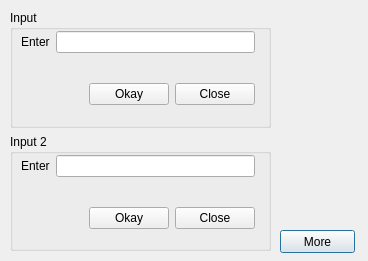
<?xml version="1.0" encoding="UTF-8"?>
<ui version="4.0">
 <class>Dialog</class>
 <widget class="QDialog" name="Dialog">
  <property name="geometry">
   <rect>
    <x>0</x>
    <y>0</y>
    <width>368</width>
    <height>261</height>
   </rect>
  </property>
  <property name="sizePolicy">
   <sizepolicy hsizetype="Preferred" vsizetype="Preferred">
    <horstretch>0</horstretch>
    <verstretch>0</verstretch>
   </sizepolicy>
  </property>
  <property name="windowTitle">
   <string>Window</string>
  </property>
  <widget class="QPushButton" name="pushButton">
   <property name="geometry">
    <rect>
     <x>280</x>
     <y>230</y>
     <width>75</width>
     <height>23</height>
    </rect>
   </property>
   <property name="text">
    <string>More</string>
   </property>
  </widget>
  <widget class="QWidget" name="">
   <property name="geometry">
    <rect>
     <x>10</x>
     <y>10</y>
     <width>261</width>
     <height>241</height>
    </rect>
   </property>
   <layout class="QVBoxLayout" name="verticalLayout_3">
    <item>
     <widget class="QGroupBox" name="groupBox">
      <property name="title">
       <string>Input</string>
      </property>
      <widget class="QWidget" name="">
       <property name="geometry">
        <rect>
         <x>11</x>
         <y>21</y>
         <width>234</width>
         <height>74</height>
        </rect>
       </property>
       <layout class="QVBoxLayout" name="verticalLayout">
        <item>
         <layout class="QHBoxLayout" name="horizontalLayout">
          <item>
           <widget class="QLabel" name="labelInputText">
            <property name="text">
             <string>Enter</string>
            </property>
           </widget>
          </item>
          <item>
           <widget class="QLineEdit" name="lineEditInput"/>
          </item>
         </layout>
        </item>
        <item>
         <spacer name="verticalSpacer">
          <property name="orientation">
           <enum>Qt::Vertical</enum>
          </property>
          <property name="sizeHint" stdset="0">
           <size>
            <width>20</width>
            <height>13</height>
           </size>
          </property>
         </spacer>
        </item>
        <item>
         <layout class="QHBoxLayout" name="horizontalLayout_2">
          <item>
           <spacer name="horizontalSpacer">
            <property name="orientation">
             <enum>Qt::Horizontal</enum>
            </property>
            <property name="sizeHint" stdset="0">
             <size>
              <width>68</width>
              <height>20</height>
             </size>
            </property>
           </spacer>
          </item>
          <item>
           <widget class="QPushButton" name="pushButtonOkay">
            <property name="text">
             <string>Okay</string>
            </property>
           </widget>
          </item>
          <item>
           <widget class="QPushButton" name="pushButtonClose">
            <property name="text">
             <string>Close</string>
            </property>
           </widget>
          </item>
         </layout>
        </item>
       </layout>
      </widget>
     </widget>
    </item>
    <item>
     <widget class="QGroupBox" name="groupBox_2">
      <property name="title">
       <string>Input 2</string>
      </property>
      <widget class="QWidget" name="layoutWidget">
       <property name="geometry">
        <rect>
         <x>11</x>
         <y>21</y>
         <width>234</width>
         <height>74</height>
        </rect>
       </property>
       <layout class="QVBoxLayout" name="verticalLayout_2">
        <item>
         <layout class="QHBoxLayout" name="horizontalLayout_3">
          <item>
           <widget class="QLabel" name="labelInputText_2">
            <property name="text">
             <string>Enter</string>
            </property>
           </widget>
          </item>
          <item>
           <widget class="QLineEdit" name="lineEditInput_2"/>
          </item>
         </layout>
        </item>
        <item>
         <spacer name="verticalSpacer_2">
          <property name="orientation">
           <enum>Qt::Vertical</enum>
          </property>
          <property name="sizeHint" stdset="0">
           <size>
            <width>20</width>
            <height>13</height>
           </size>
          </property>
         </spacer>
        </item>
        <item>
         <layout class="QHBoxLayout" name="horizontalLayout_4">
          <item>
           <spacer name="horizontalSpacer_2">
            <property name="orientation">
             <enum>Qt::Horizontal</enum>
            </property>
            <property name="sizeHint" stdset="0">
             <size>
              <width>68</width>
              <height>20</height>
             </size>
            </property>
           </spacer>
          </item>
          <item>
           <widget class="QPushButton" name="pushButtonOkay_2">
            <property name="text">
             <string>Okay</string>
            </property>
           </widget>
          </item>
          <item>
           <widget class="QPushButton" name="pushButtonClose_2">
            <property name="text">
             <string>Close</string>
            </property>
           </widget>
          </item>
         </layout>
        </item>
       </layout>
      </widget>
     </widget>
    </item>
   </layout>
  </widget>
 </widget>
 <resources/>
 <connections>
  <connection>
   <sender>pushButtonOkay</sender>
   <signal>clicked()</signal>
   <receiver>Dialog</receiver>
   <slot>accept()</slot>
   <hints>
    <hint type="sourcelabel">
     <x>237</x>
     <y>100</y>
    </hint>
    <hint type="destinationlabel">
     <x>86</x>
     <y>119</y>
    </hint>
   </hints>
  </connection>
  <connection>
   <sender>pushButtonClose</sender>
   <signal>clicked()</signal>
   <receiver>Dialog</receiver>
   <slot>reject()</slot>
   <hints>
    <hint type="sourcelabel">
     <x>149</x>
     <y>102</y>
    </hint>
    <hint type="destinationlabel">
     <x>73</x>
     <y>97</y>
    </hint>
   </hints>
  </connection>
 </connections>
</ui>
